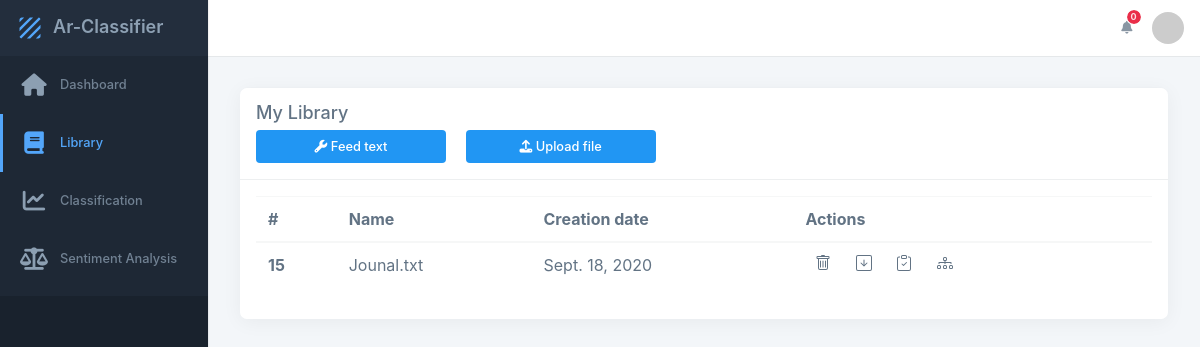
The app's page /library (signed in) with its own data.
### ArClassifier/models.py (models this page shows, shortened)
class Dataset(models.Model):
    name = models.CharField(max_length=255)
    path = models.CharField(max_length=255)
    creation_date = models.DateField()
    project = models.ForeignKey(Project, related_name='project_project', on_delete=models.CASCADE)

### ArClassifier/views.py (the view)
# urls.py: path('library', views.library_view, name='library'),
def library_view(request):
    if 'user_email' in request.session:
        user_email = request.session['user_email']
        current_user = MyUser.objects.filter(email__exact=user_email).first()
        p = Project.objects.filter(owner=current_user).first()
        files = Dataset.objects.filter(project__owner_id=current_user.id)
        hasFiles = False
        if len(files) > 0:
            hasFiles = True
        context = {'project': p, 'files': files, 'hasFiles': hasFiles}
        return render(request, 'library.html', context)

### templates/library.html (shortened to what this page needs)
{% load static %}
<html lang="en">
<head>
    <link rel="stylesheet" href="https://maxcdn.bootstrapcdn.com/bootstrap/4.0.0/css/bootstrap.min.css">
    <link rel="stylesheet" type="text/css" class="__meteor-css__" href="{% static 'css/index.css' %}">
</head>
<body class="fixed-aside fixed-content" data-gr-c-s-loaded="true">
<div class="app" id="app">
    <div id="aside" class="app-aside fade box-shadow-x nav-expand dark fixed-aside fixed-content" aria-hidden="true">
        <div class="sidenav modal-dialog dk">
            <div class="navbar lt">
                <a href="/" class="navbar-brand">
                    <span class="hidden-folded d-inline">Ar-Classifier</span>
                </a>
            </div>
            <div class="flex hide-scroll">
                <div class="scroll">
                    <div class="nav-border b-primary" data-nav="data-nav">
                        <ul class="nav bg">
                            <li class="sidenavb" id="dashboardLink">
                                <a href="{% url 'home' %}">
                                    <span class="nav-icon"> <i class="fa fa-home"></i> </span>
                                    <span class="nav-text">Dashboard</span>
                                </a>
                            </li>
                            <li class="sidenavb active">
                                <a href="{% url 'library' %}">
                                    <span class="nav-icon"> <i class="fa fa-book"></i> </span>
                                    <span class="nav-text">Library</span>
                                </a>
                            </li>
                            <li class="sidenavb">
                                <a href="{% url 'classification_project' %}">
                                    <span class="nav-icon"> <i class="fa fa-chart-line"></i> </span>
                                    <span class="nav-text">Classification</span>
                                </a>
                            </li>
                            <li class="sidenavb">
                                <a href="{% url 'snetiment_analysis_project' %}">
                                    <span class="nav-icon"> <i class="fa fa-balance-scale"></i> </span>
                                    <span class="nav-text">Sentiment Analysis</span>
                                </a>
                            </li>
                            <li class="pb-2 hidden-folded"></li>
                        </ul>
                    </div>
                </div>
            </div>
        </div>
    </div>
    <div id="content" class="app-content box-shadow-5 box-radius-7" role="main">
        <div class="content-header white box-shadow-0" id="content-header">
            <div class="navbar navbar-expand-lg">
                <div class="navbar-text nav-title flex" id="pageTitle"></div>
                <ul class="nav flex-row order-lg-2">
                    <li class="nav-item dropdown">
                        <a class="nav-link px-3" data-toggle="dropdown">
                            <i class="fa fa-bell text-muted"></i>
                            <span class="badge badge-pill up danger">0</span>
                        </a>
                    </li>
                    <li class="dropdown d-flex align-items-center">
                        <a href="#" data-toggle="dropdown" class="d-flex align-items-center" aria-expanded="false">
                <span class="avatar w-32">
                  <img src="https://www.gravatar.com/avatar/1670ab8f230b4899aa093073edae031a?s=200&amp;d=mm">
                </span>
                        </a>
                    </li>
                </ul>
            </div>
        </div>
        <div class="content-main" id="content-main">
            <div class="padding">
                <div class="row">
                    <div class="col-md-12">
                        <div class="row">
                            <div class="col-md-12">
                                <div class="box fadeIn animated">
                                    <div class="box-header">
                                        <h2>My Library</h2>
                                        <div class="ml-auto">
                                            <a href="{% url 'feed_text' project.id %}"><button class="btn btn-fw mr-3 d-inline text-white w blue mt-2">
                                                <i class="fa fa-wrench"></i> Feed text
                                            </button></a>
                                            <a href="{% url 'upload_file' project.id %}"><button class="btn btn-fw mr-3 d-inline text-white w blue mt-2">
                                                <i class="fa fa-upload"></i> Upload file
                                            </button></a>
                                        </div>
                                    </div>
                                    <div class="box-divider m-0"></div>
                                    <div class="box-body">
                                        {% if hasFiles %}
                                            <table class="table table-hover">
                                                <thead>
                                                <tr>
                                                    <th scope="col">#</th>
                                                    <th scope="col">Name</th>
                                                    <th scope="col">Creation date</th>
                                                    <th scope="col">Actions</th>
                                                </tr>
                                                </thead>
                                                <tbody>
                                                {% for file in files %}
                                                    <tr>
                                                        <th scope="row"><a href="{% url 'file' file.id %}">{{ file.id }}</a></th>
                                                        <td><a href="{% url 'file' file.id %}">{{ file.name }}</a></td>
                                                        <td><a href="{% url 'file' file.id %}">{{ file.creation_date }}</a></td>
                                                        <td>
                                                            <a href="{% url 'deleteFile' file.id %}" style="margin: 0 10px 0 10px" data-toggle="tooltip" title="Delete">
                                                            </a>
                                                            <a href="{% url 'download_file' file.id %}" style="margin: 0 10px 0 10px" data-toggle="tooltip" title="Download">
                                                            </a>
                                                            <a href="{% url 'preprocess_text' file.id %}" style="margin: 0 10px 0 10px" data-toggle="tooltip" title="Preprocess">
                                                            </a>
                                                            <a href="{% url 'graph' file.id %}" style="margin: 0 10px 0 10px" data-toggle="tooltip" title="Graph">
                                                            </a>
                                                        </td>
                                                    </tr>
                                                {% endfor %}
                                                </tbody>
                                            </table>
                                        {% endif %}
                                    </div>
                                </div>
                            </div>
                        </div>
                    </div>
                </div>
            </div>
        </div>
    </div>
</div>
</body>
</html>

### templates/library.html (style rules this page uses)
.animated { -webkit-animation-duration:1s;animation-duration:1s;-webkit-animation-fill-mode:both;animation-fill-mode:both }

### records on screen
Dataset: id "15", name "Jounal.txt", creation_date "Sept. 18, 2020"
